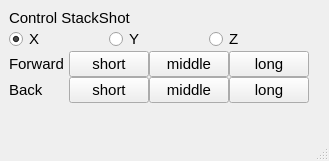
<?xml version="1.0" encoding="UTF-8"?>
<ui version="4.0">
 <class>MainWindow</class>
 <widget class="QMainWindow" name="MainWindow">
  <property name="geometry">
   <rect>
    <x>0</x>
    <y>0</y>
    <width>329</width>
    <height>161</height>
   </rect>
  </property>
  <property name="font">
   <font>
    <pointsize>10</pointsize>
   </font>
  </property>
  <property name="windowTitle">
   <string>MainWindow</string>
  </property>
  <widget class="QWidget" name="centralwidget">
   <layout class="QHBoxLayout" name="horizontalLayout_2">
    <property name="spacing">
     <number>0</number>
    </property>
    <property name="sizeConstraint">
     <enum>QLayout::SetMinimumSize</enum>
    </property>
    <property name="bottomMargin">
     <number>0</number>
    </property>
    <item>
     <layout class="QVBoxLayout" name="verticalLayout">
      <property name="spacing">
       <number>0</number>
      </property>
      <item>
       <layout class="QHBoxLayout" name="horizontalLayout">
        <property name="spacing">
         <number>0</number>
        </property>
        <item>
         <layout class="QVBoxLayout" name="verticalLayout_1">
          <item>
           <widget class="QLabel" name="label">
            <property name="font">
             <font>
              <pointsize>11</pointsize>
             </font>
            </property>
            <property name="text">
             <string>Control StackShot</string>
            </property>
           </widget>
          </item>
          <item>
           <layout class="QHBoxLayout" name="horizontalLayout_1">
            <item>
             <widget class="QRadioButton" name="xRadioButton">
              <property name="font">
               <font>
                <pointsize>11</pointsize>
               </font>
              </property>
              <property name="text">
               <string>X</string>
              </property>
              <property name="checked">
               <bool>true</bool>
              </property>
             </widget>
            </item>
            <item>
             <widget class="QRadioButton" name="yRadioButton">
              <property name="font">
               <font>
                <pointsize>11</pointsize>
               </font>
              </property>
              <property name="text">
               <string>Y</string>
              </property>
             </widget>
            </item>
            <item>
             <widget class="QRadioButton" name="zRadioButton">
              <property name="font">
               <font>
                <pointsize>11</pointsize>
               </font>
              </property>
              <property name="text">
               <string>Z</string>
              </property>
             </widget>
            </item>
           </layout>
          </item>
          <item>
           <layout class="QHBoxLayout" name="horizontalLayout_3">
            <item>
             <widget class="QLabel" name="label_2">
              <property name="minimumSize">
               <size>
                <width>60</width>
                <height>0</height>
               </size>
              </property>
              <property name="font">
               <font>
                <pointsize>11</pointsize>
               </font>
              </property>
              <property name="text">
               <string>Forward</string>
              </property>
             </widget>
            </item>
            <item>
             <widget class="QPushButton" name="fwdShortPushButton">
              <property name="font">
               <font>
                <pointsize>11</pointsize>
               </font>
              </property>
              <property name="text">
               <string>short</string>
              </property>
             </widget>
            </item>
            <item>
             <widget class="QPushButton" name="fwdMiddlePushButton">
              <property name="font">
               <font>
                <pointsize>11</pointsize>
               </font>
              </property>
              <property name="text">
               <string>middle</string>
              </property>
             </widget>
            </item>
            <item>
             <widget class="QPushButton" name="fwdLongPushButton">
              <property name="font">
               <font>
                <pointsize>11</pointsize>
               </font>
              </property>
              <property name="text">
               <string>long</string>
              </property>
             </widget>
            </item>
           </layout>
          </item>
          <item>
           <layout class="QHBoxLayout" name="horizontalLayout_4">
            <item>
             <widget class="QLabel" name="label_3">
              <property name="minimumSize">
               <size>
                <width>60</width>
                <height>0</height>
               </size>
              </property>
              <property name="font">
               <font>
                <pointsize>11</pointsize>
               </font>
              </property>
              <property name="text">
               <string>Back</string>
              </property>
             </widget>
            </item>
            <item>
             <widget class="QPushButton" name="backShortPushButton">
              <property name="font">
               <font>
                <pointsize>11</pointsize>
               </font>
              </property>
              <property name="text">
               <string>short</string>
              </property>
             </widget>
            </item>
            <item>
             <widget class="QPushButton" name="backMiddlePushButton">
              <property name="font">
               <font>
                <pointsize>11</pointsize>
               </font>
              </property>
              <property name="text">
               <string>middle</string>
              </property>
             </widget>
            </item>
            <item>
             <widget class="QPushButton" name="backLongPushButton">
              <property name="font">
               <font>
                <pointsize>11</pointsize>
               </font>
              </property>
              <property name="text">
               <string>long</string>
              </property>
             </widget>
            </item>
           </layout>
          </item>
         </layout>
        </item>
        <item>
         <spacer name="horizontalSpacer">
          <property name="orientation">
           <enum>Qt::Horizontal</enum>
          </property>
          <property name="sizeHint" stdset="0">
           <size>
            <width>40</width>
            <height>20</height>
           </size>
          </property>
         </spacer>
        </item>
       </layout>
      </item>
      <item>
       <spacer name="verticalSpacer">
        <property name="orientation">
         <enum>Qt::Vertical</enum>
        </property>
        <property name="sizeHint" stdset="0">
         <size>
          <width>20</width>
          <height>40</height>
         </size>
        </property>
       </spacer>
      </item>
     </layout>
    </item>
   </layout>
  </widget>
  <widget class="QStatusBar" name="statusbar"/>
  <action name="actionPreferences">
   <property name="text">
    <string>Preferences</string>
   </property>
  </action>
 </widget>
 <resources/>
 <connections/>
 <slots>
  <slot>start()</slot>
 </slots>
</ui>
